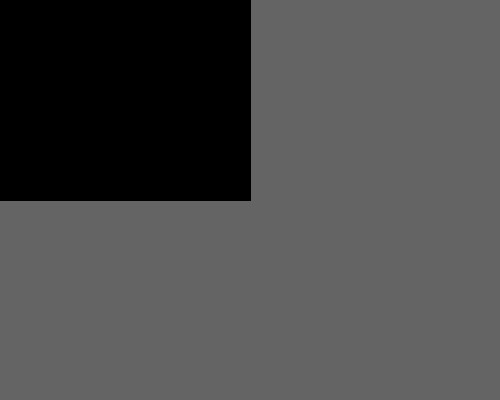
Frame 1 (no input)
Frame 60 (the mouse pressed at the canvas centre just before this capture): identical to frame 1, image omitted
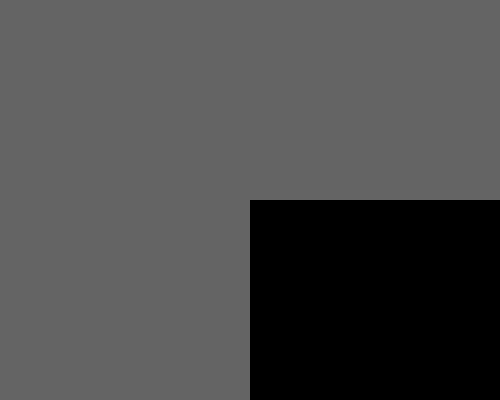
Frame 120 (the mouse held since frame 60 and released just before this capture)

The Processing sketch that drew these frames (run headless with seeded random() and noise(); from frame 60 on, the mouse is pressed at the canvas centre):

// Processing sketch: tile
// ── tile.pde
// tile.pde

// colora un quarto dello schermo in base alla posizione del cursore

int posX = 0;
int posY = 0;
int width = 250;
int height = 200;

void setup() {
  size(500, 400);
  fill(0);
}

void draw() {
  background(100);
  
  if (mouseX < 250 && mouseY < 200) {
    posX = posY = 0;
  } else if (mouseX < 250) {
    posX = 0;
    posY = 200;
  } else if (mouseX > 250 && mouseY < 200) {
    posX = 250;
    posY = 0;
  } else {
    posX = 250;
    posY = 200;
  }
  
  rect(posX, posY, width, height);
}
